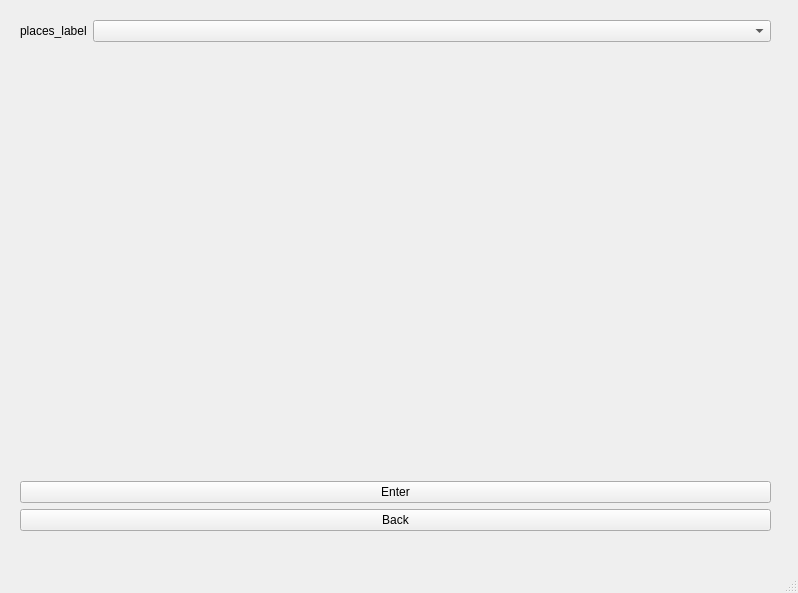
<?xml version="1.0" encoding="UTF-8"?>
<ui version="4.0">
 <class>MainWindow</class>
 <widget class="QMainWindow" name="MainWindow">
  <property name="geometry">
   <rect>
    <x>0</x>
    <y>0</y>
    <width>798</width>
    <height>593</height>
   </rect>
  </property>
  <property name="windowTitle">
   <string>MainWindow</string>
  </property>
  <widget class="QWidget" name="centralwidget">
   <widget class="QWidget" name="verticalLayoutWidget">
    <property name="geometry">
     <rect>
      <x>20</x>
      <y>20</y>
      <width>751</width>
      <height>511</height>
     </rect>
    </property>
    <layout class="QVBoxLayout" name="verticalLayout_2">
     <item>
      <layout class="QFormLayout" name="formLayout">
       <item row="0" column="0">
        <widget class="QLabel" name="places_label">
         <property name="text">
          <string>places_label</string>
         </property>
        </widget>
       </item>
       <item row="0" column="1">
        <widget class="QComboBox" name="places_dropdown"/>
       </item>
       <item row="1" column="0">
        <widget class="QLabel" name="place_message_label">
         <property name="text">
          <string/>
         </property>
        </widget>
       </item>
      </layout>
     </item>
     <item>
      <widget class="QLabel" name="elos_label">
       <property name="text">
        <string/>
       </property>
      </widget>
     </item>
     <item>
      <widget class="QLabel" name="mtow_label">
       <property name="text">
        <string/>
       </property>
      </widget>
     </item>
     <item>
      <widget class="QLabel" name="p1_ua_label">
       <property name="text">
        <string/>
       </property>
      </widget>
     </item>
     <item>
      <widget class="QLabel" name="p1_subzone_label">
       <property name="text">
        <string/>
       </property>
      </widget>
     </item>
     <item>
      <widget class="QLabel" name="success_message_label">
       <property name="text">
        <string/>
       </property>
      </widget>
     </item>
     <item>
      <widget class="QPushButton" name="enter_button">
       <property name="text">
        <string>Enter</string>
       </property>
      </widget>
     </item>
     <item>
      <widget class="QPushButton" name="back_button">
       <property name="text">
        <string>Back</string>
       </property>
      </widget>
     </item>
    </layout>
   </widget>
  </widget>
  <widget class="QMenuBar" name="menubar">
   <property name="geometry">
    <rect>
     <x>0</x>
     <y>0</y>
     <width>798</width>
     <height>22</height>
    </rect>
   </property>
  </widget>
  <widget class="QStatusBar" name="statusbar"/>
 </widget>
 <resources/>
 <connections/>
</ui>
